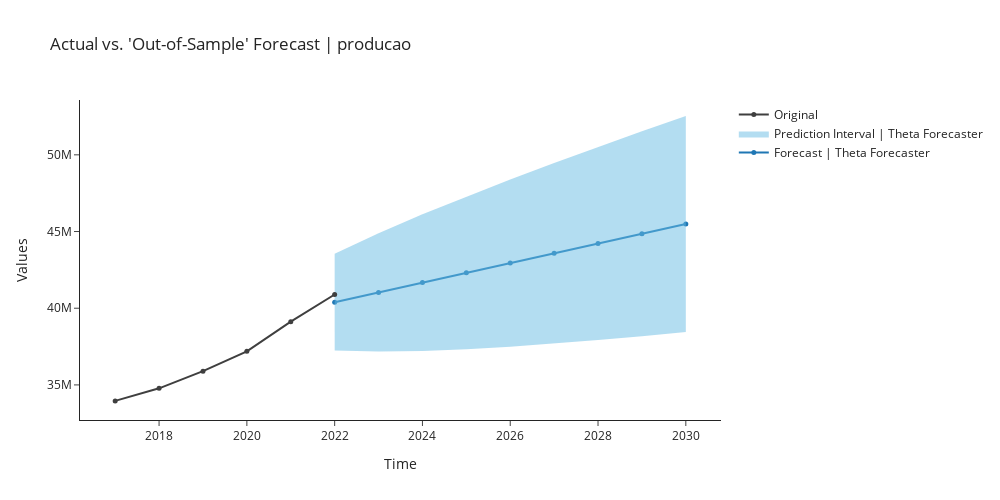

The code cell stored with this chart in its notebook:
### Markdown cell above
#### theta   Theta Forecaster

### Code cell
theta = exp.create_model('theta')
exp.plot_model(plot = 'decomp', 
               data_kwargs = {'type' : 'multiplicative'},
               fig_kwargs = {"height":500,"width":1000,"template": "simple_white","hoverinfo":"none","big_data_threshold":10})
exp.plot_model(estimator = theta, 
               plot = 'forecast', 
               data_kwargs = {'fh' : 9},
               fig_kwargs = {"height":500,"width":1000,"template": "simple_white","hoverinfo":"none","big_data_threshold":10})
exp.predict_model(theta, fh = 9)

### Figure 1 — Plotly figure (JSON) as saved in the notebook; plotly's stock layout.template omitted (floating-point values rounded to 4 significant figures)
{"data": [{"line": {"color": "#1f77b4"}, "marker": {"size": 5}, "mode": "lines+markers", "name": "Forecast | Theta Forecaster", "showlegend": true, "type": "scatter", "x": [2022, 2023, 2024, 2025, 2026, 2027, 2028, 2029, 2030], "y": [40390000.0, 41030000.0, 41670000.0, 42310000.0, 42940000.0, 43580000.0, 44220000.0, 44860000.0, 45490000.0]}, {"line": {"width": 0}, "marker": {"color": "#68BBE3"}, "mode": "lines", "name": "Lower Interval", "showlegend": false, "type": "scatter", "x": [2022, 2023, 2024, 2025, 2026, 2027, 2028, 2029, 2030], "y": [37240000.0, 37170000.0, 37210000.0, 37330000.0, 37490000.0, 37690000.0, 37920000.0, 38180000.0, 38450000.0]}, {"fill": "tonexty", "fillcolor": "rgba(104,187,227,0.5)", "line": {"width": 0}, "marker": {"color": "#68BBE3"}, "mode": "lines", "name": "Prediction Interval | Theta Forecaster", "showlegend": true, "type": "scatter", "x": [2022, 2023, 2024, 2025, 2026, 2027, 2028, 2029, 2030], "y": [43550000.0, 44890000.0, 46120000.0, 47290000.0, 48400000.0, 49470000.0, 50510000.0, 51530000.0, 52530000.0]}, {"marker": {"color": "#3f3f3f", "size": 5}, "mode": "lines+markers", "name": "Original", "showlegend": true, "type": "scatter", "x": [2017, 2018, 2019, 2020, 2021, 2022], "y": [33959879, 34777936, 35895207, 37191638, 39126269, 40894968]}], "layout": {"autosize": false, "height": 500, "showlegend": true, "title": {"text": "Actual vs. 'Out-of-Sample' Forecast | producao"}, "width": 1000, "xaxis": {"title": {"text": "Time"}}, "yaxis": {"title": {"text": "Values"}}}}
